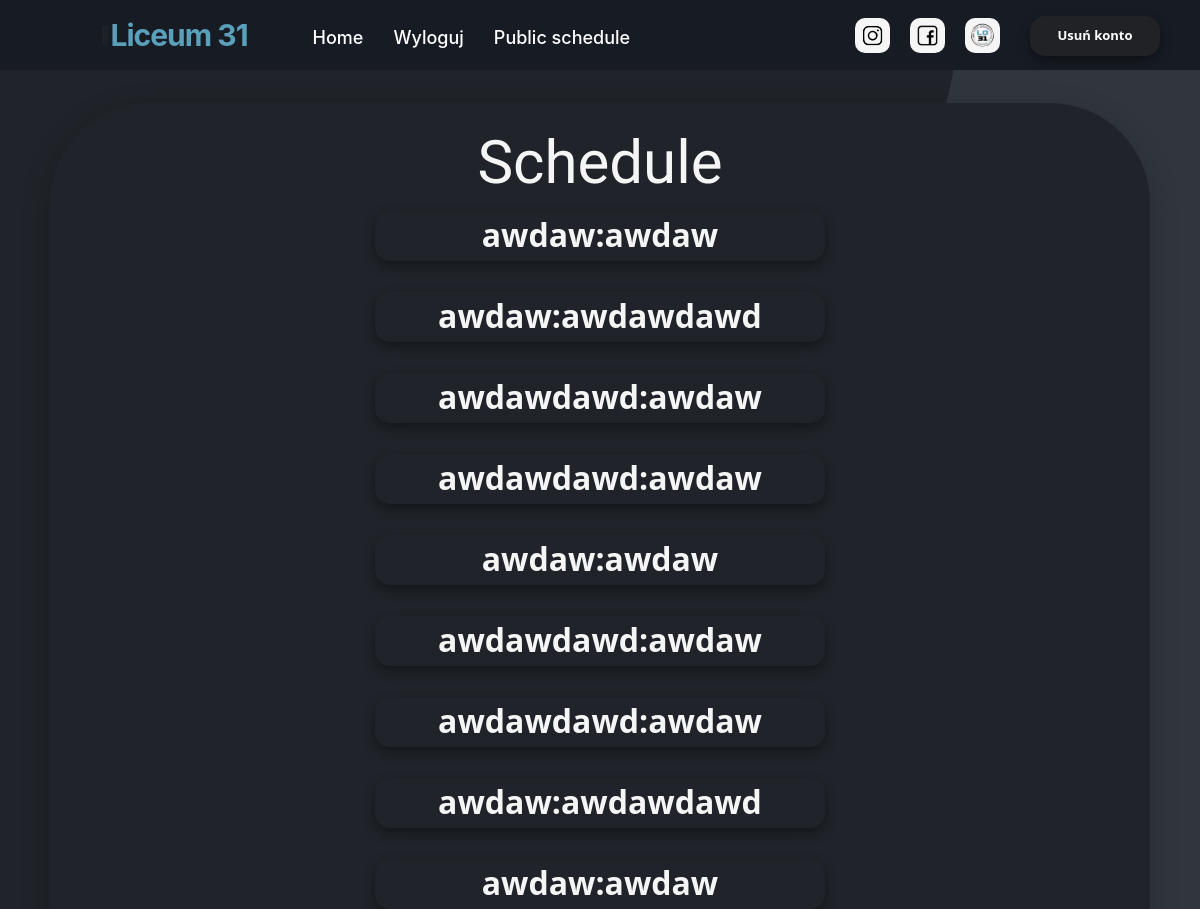
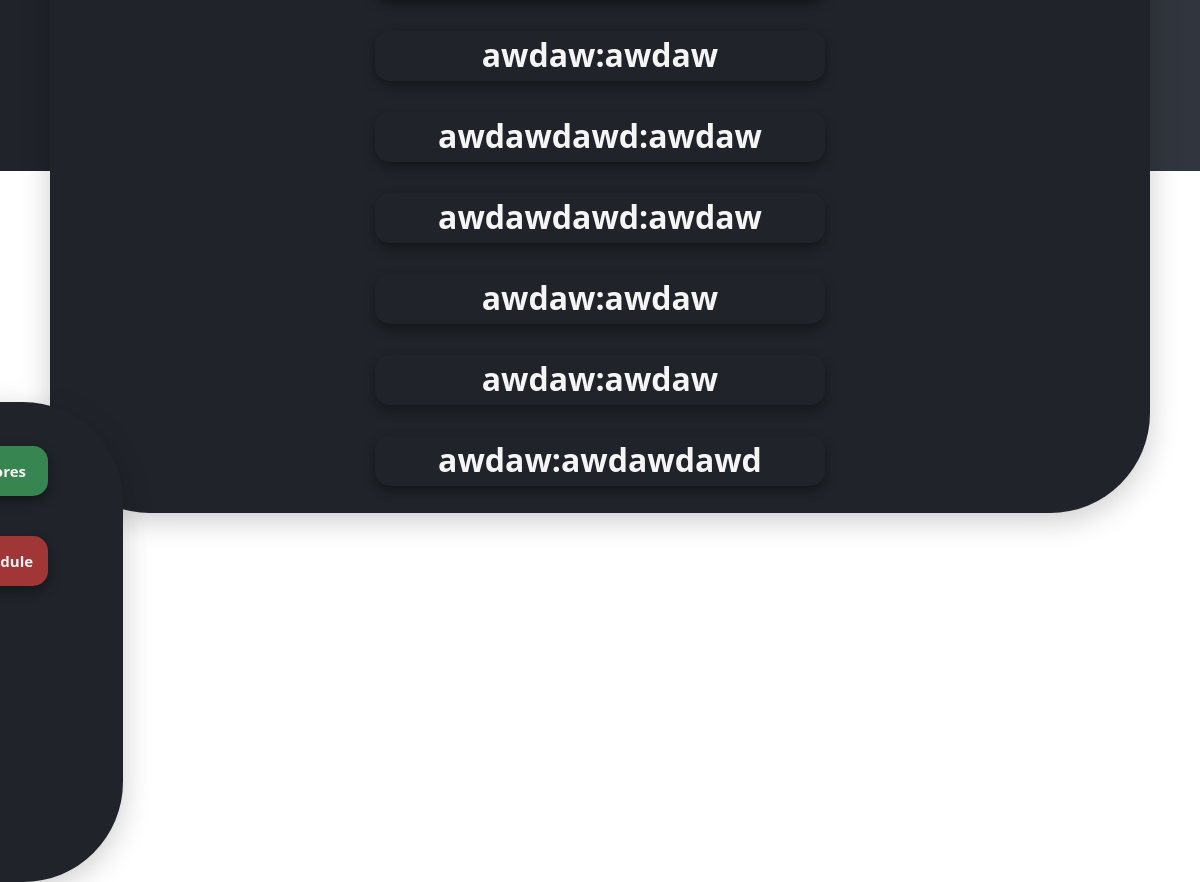
/schedule (signed in), run on the app's committed database (2 pictures, top to bottom).
### website/models.py (models this page shows)
class Dual(db.Model):
    id = db.Column(db.Integer,primary_key=True)
    tournament_id = db.Column(db.Integer,db.ForeignKey('tournament.id'))
    player1_id = db.Column(db.Integer,db.ForeignKey('player.id'))
    player2_id = db.Column(db.Integer,db.ForeignKey('player.id'))
    player_1 = db.relationship('Player', foreign_keys=[player1_id])
    player_2 = db.relationship('Player', foreign_keys=[player2_id])
    score_1 = db.Column(db.Integer,default=0)
    score_2 = db.Column(db.Integer,default=0)
    round_number = db.Column(db.Integer)

class Player(db.Model):
    id = db.Column(db.Integer,primary_key=True)
    tournament_id = db.Column(db.Integer,db.ForeignKey('tournament.id'))
    name = db.Column(db.String(100000))
    standing = db.relationship('Standing')

### website/views.py (the view)
@views.route('/schedule')
@login_required
def schedule():
    tournament = Tournament.query.filter_by(id=current_user.actual_tournament_id).first()
    return render_template("schedule.html", user=current_user,tournament=tournament)

### website/__init__.py (called while the page is built)
def create_app():
    app = Flask(__name__)
    app.config['SECRET_KEY'] = 'kjabwdlajbal'
    app.config['SQLALCHEMY_DATABASE_URI'] = f'sqlite:///{DB_NAME}'
    db.init_app(app)  # inicjowanie bazy danych dla aplikacji
    from .views import views
    from .auth import auth
    app.register_blueprint(views, url_prefix='/')
    app.register_blueprint(auth, url_prefix='/')
    from .models import User,Player
    create_datebase(app)
    login_manager = LoginManager()
    login_manager.login_view = 'auth.login'
    login_manager.init_app(app)
    @login_manager.user_loader
    def load_user(id):
        return User.query.get(int(id))
    return app

### website/templates/schedule.html (shortened to what this page needs)
 {% extends "base.html" %} {% block title %}Schedule{% endblock %} {% block content %}
<section class="schedule_box_container container_schedule">
    <br>
    <h3 align="center">Schedule</h3>
    <ol class="list-group list-group-flush" id="pary">
        {% for dual in tournament.duals %}
        <div align="center">
            <ol class="badge">
                <div class="btn-danger_nav_list_group btn-danger_nav_list_group_schedule">
                    <h2>{{dual.player_2.name}}:{{dual.player_1.name}}</h2>
                </div>
            </ol>
        </div>
        <br /> {% endfor %}
    </ol>
</section>
<section class="home_box_container_reklama container_home_reklama">
    <br>
    <div align="center">
        <a href="/update-schedule">
            <button style="background-color: rgb(55, 134, 81);" type="button" class="btn-danger_nav_schedule">Update scores</button>
        </a>
        <button style="background-color: #a03636;" class="btn-danger_nav_schedule" onClick="deleteTournament({{tournament.id}})"> <div>Delete Schedule</div></button>
    </div>
</section>
{% endblock %}

### website/templates/base.html (shortened to what this page needs)
<!DOCTYPE html>
<html>
<head>
    <link rel="stylesheet" href="https://stackpath.bootstrapcdn.com/bootstrap/4.4.1/css/bootstrap.min.css" />
    <link rel="stylesheet" href="https://stackpath.bootstrapcdn.com/font-awesome/4.7.0/css/font-awesome.min.css" />
    <link rel="stylesheet" href="{{ url_for('static', filename='style.css') }}">
</head>
<body>
    <nav>
        <div class="menu-icon">
            <span class="fas fa-bars"></span></div>
        <div class="logo" style="color: #5AA0BA; font-weight: 700;">
            Liceum 31</div>
        <div class="nav-items">
            {% if user.is_authenticated %}
            <li><a class="linkbutton link-active" id="home" href="/">Home</a></li>
            <li><a class="linkbutton" id="logout" href="/logout">Wyloguj</a></li>
            <li><a class="linkbutton" href="/public-schedule">Public schedule</a></li>
            {% else %}
            <li><a class="linkbutton" id="login" href="/login">Zaloguj</a></li>
            <li><a class="linkbutton" id="signUp" href="/sign-up">Zarejestruj się</a></li>
            {% endif %}
        </div>
        <a href="https://www.instagram.com/31lokrakow" target="_blank" rel="noopener noreferrer"> <img style="margin-right: 20px;" class="logo_social" src="../static/instragram-icon.png" width="35" height="35" alt="Instagram logo"></a>
        <a href="https://www.facebook.com/31LOKrakow" target="_blank" rel="noopener noreferrer"> <img style="margin-right: 20px;" class="logo_social" src="../static/facebook-icon.png" width="35" height="35" alt="Facebook logo"></a>
        <a href="https://www.lo31.krakow.pl/" target="_blank" rel="noopener noreferrer"> <img class="logo_social" src="../static/logo 31lo.png" width="35" height="35" alt="Oficjalna strona 31LO"></a>
        <button style="margin-left: 30px; margin-right: -60px;" align="right" type="submit" class="btn-danger_nav" onClick="deleteUser({{user.id}})">
      Usuń konto
    </button>
    </nav>
    <div class="container">{% block content %} {% endblock %}</div>
</body>
</html>

### website/static/style.css (style rules this page uses)
body { background-image: url("../static/bgp.png"); scroll-behavior: smooth; overflow: overlay; background-repeat: no-repeat; background-attachment: fixed }
.home_box_container_reklama { background-color: #20242A; box-shadow: 0 8px 30px 0 rgba(0, 0, 0, 0.2); border-radius: 100px; top: 0; position: -webkit-sticky; position: sticky; }
.container_home_reklama { width: 300px; height: 480px; margin: 0 auto; margin-top: -10%; margin-left: -20%; }
.list-group { display: flex; flex-direction: column; padding-left: 0; margin-bottom: 0; font-weight: 700; }
nav { background: #171c24; display: flex; flex-wrap: wrap; align-items: center; justify-content: space-between; height: 70px; padding: 0 100px; }
nav .logo { color: #fff; font-size: 30px; font-weight: 600; letter-spacing: -1px; text-decoration: none; }
nav .nav-items { display: flex; flex: 1; padding: 0 0 0 50px; margin-top: 4px; }
nav .nav-items li { list-style: none; padding: 0 15px; }
nav .nav-items li a { color: #fff; font-size: 18px; font-weight: 500; text-decoration: none; }
.logo_social { border-radius: 10px; background-color: whitesmoke; }
h3 { color: whitesmoke; font-family: 'Stick No Bills', sans-serif; font-size: 60px; }
.schedule_box_container { background-color: #20242A; height: 250px; width: 700px; box-shadow: 0 8px 30px 0 rgba(0, 0, 0, 0.2); border-radius: 100px; }
.container_schedule { width: 1100px; height: auto; margin: 0 auto; margin-top: 3%; }
a { color: #fff; font-size: 15px; font-weight: 500; text-decoration: none; }
h2 { color: whitesmoke; font-family: 'Gluten', cursive; }
.btn-danger_nav { background-color: #202225; border: 0; width: 130px; height: 40px; border-radius: 15px; font-family: "Segoe UI", Tahoma, Geneva, Verdana, sans-serif; color: white; font-size: 13px; font-weight: bold; outline: none; box-shadow: 0px 5px 12px rgba(0, 0, 0, 0.4); transition: 0.5s; backface-visibility: hidden; margin-top: 1px; }
.btn-danger_nav_list_group_schedule h2 { color: whitesmoke; font-family: "Segoe UI", Tahoma, Geneva, Verdana, sans-serif; font-weight: bold; padding: 5px; }
.btn-danger_nav_list_group { border: 0; width: 450px; height: 50px; border-radius: 15px; outline: none; box-shadow: 0px 5px 12px rgba(0, 0, 0, 0.4); transition: 0.5s; backface-visibility: hidden; margin-top: 1px; }
.btn-danger_nav_schedule { background-color: #202225; border: 0; width: 150px; height: 50px; border-radius: 15px; font-family: "Segoe UI", Tahoma, Geneva, Verdana, sans-serif; color: whitesmoke; font-size: 15px; font-weight: bold; outline: none; box-shadow: 0px 5px 12px rgba(0, 0, 0, 0.4); transition: 0.5s; backface-visibility: hidden; margin-top: 5px; margin: 20px; }

### data on the page
Dual: player_2.name "awdaw", player_1.name "awdaw"
Dual: player_2.name "awdaw", player_1.name "awdawdawd"
Dual: player_2.name "awdawdawd", player_1.name "awdaw"
Dual: player_2.name "awdawdawd", player_1.name "awdaw"
Dual: player_2.name "awdaw", player_1.name "awdaw"
Dual: player_2.name "awdawdawd", player_1.name "awdaw"
Dual: player_2.name "awdawdawd", player_1.name "awdaw"
Dual: player_2.name "awdaw", player_1.name "awdawdawd"
Dual: player_2.name "awdaw", player_1.name "awdaw"
Dual: player_2.name "awdaw", player_1.name "awdaw"
Dual: player_2.name "awdawdawd", player_1.name "awdaw"
Dual: player_2.name "awdawdawd", player_1.name "awdaw"
Dual: player_2.name "awdaw", player_1.name "awdaw"
Dual: player_2.name "awdaw", player_1.name "awdaw"
Dual: player_2.name "awdaw", player_1.name "awdawdawd"
